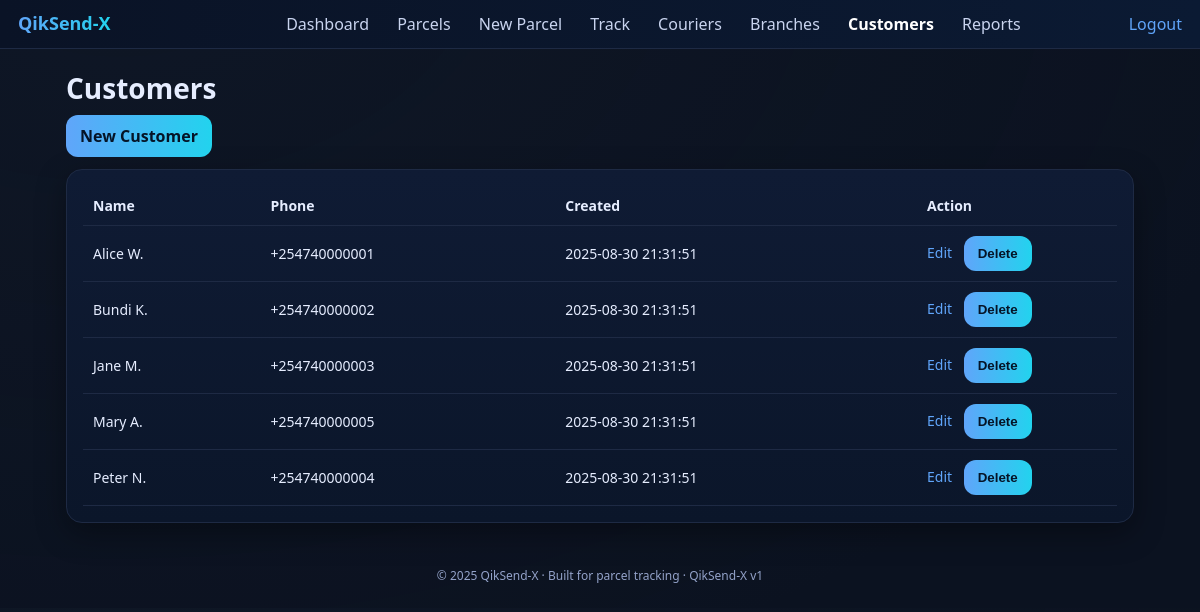
Page /customers (signed in) on the committed database.
### app.py (models this page shows)
class Customer(db.Model):
    id = db.Column(db.Integer, primary_key=True)
    name = db.Column(db.String(120), nullable=False)
    phone = db.Column(db.String(50), nullable=False)
    created_at = db.Column(db.String(32), default=lambda: now_str())

### app.py (the view)
@app.route("/customers")
@login_required
def customers():
    return render_template("customers.html", customers=Customer.query.order_by(Customer.name).all())

### app.py (called while the page is built)
def login_required(f):
    @wraps(f)
    def wrapper(*args, **kwargs):
        if not session.get("user"):
            return redirect(url_for("login"))
        return f(*args, **kwargs)
    return wrapper

### templates/customers.html (shortened to what this page needs)
{% extends "base.html" %}
{% block content %}
<h1 class="h1">Customers</h1>
<div style="margin-bottom:12px">
  <a class="btn" href="{{ url_for('new_customer') }}">New Customer</a>
</div>
<div class="card">
  <table class="table">
    <thead>
      <tr><th>Name</th><th>Phone</th><th>Created</th><th style="width:200px">Action</th></tr>
    </thead>
    <tbody>
      {% for c in customers %}
      <tr>
        <td>{{ c.name }}</td>
        <td>{{ c.phone }}</td>
        <td>{{ c.created_at }}</td>
        <td>
          <a href="{{ url_for('edit_customer', id=c.id) }}">Edit</a>
          <form method="post" action="{{ url_for('delete_customer', id=c.id) }}"
                style="display:inline;margin-left:8px"
                onsubmit="return confirm('Delete this customer?');">
            <button class="btn btn-small danger" type="submit">Delete</button>
          </form>
        </td>
      </tr>
      {% else %}
      <tr><td colspan="4" class="muted">No customers yet.</td></tr>
      {% endfor %}
    </tbody>
  </table>
</div>
{% endblock %}

### templates/base.html (shortened to what this page needs)
<!doctype html>
<html lang="en">
<head>
  <link rel="stylesheet" href="{{ url_for('static', filename='style.css') }}">
</head>
<body>
  <header class="navbar">
    <div style="display:flex;align-items:center;gap:10px">
      <img src="{{ url_for('static', filename='brand.svg') }}" alt="QikSend-X" height="24">
    </div>
    <nav class="menu">
      {% if session.get('user') %}
        <a href="{{ url_for('dashboard') }}" class="{% if request.path=='/' %}active{% endif %}">Dashboard</a>
        <a href="{{ url_for('parcels') }}" class="{% if request.path.startswith('/parcels') and request.path!='/parcels/new' %}active{% endif %}">Parcels</a>
        <a href="{{ url_for('new_parcel') }}" class="{% if request.path=='/parcels/new' %}active{% endif %}">New Parcel</a>
        <a href="{{ url_for('track') }}" class="{% if request.path.startswith('/track') %}active{% endif %}">Track</a>
        <a href="{{ url_for('couriers') }}" class="{% if request.path.startswith('/couriers') %}active{% endif %}">Couriers</a>
        <a href="{{ url_for('branches') }}" class="{% if request.path.startswith('/branches') %}active{% endif %}">Branches</a>
        <a href="{{ url_for('customers') }}" class="{% if request.path.startswith('/customers') %}active{% endif %}">Customers</a>
        <a href="{{ url_for('reports') }}" class="{% if request.path.startswith('/reports') %}active{% endif %}">Reports</a>
      {% else %}
        <a href="{{ url_for('track') }}" class="{% if request.path.startswith('/track') %}active{% endif %}">Track</a>
      {% endif %}
    </nav>
    <div>
      {% if session.get('user') %}
        <a href="{{ url_for('logout') }}">Logout</a>
      {% else %}
        <a href="{{ url_for('login') }}">Login</a>
      {% endif %}
    </div>
  </header>
  <main class="container">
    {% block content %}{% endblock %}
  </main>
  <div class="footer">© 2025 QikSend-X · Built for parcel tracking · <span class="muted">QikSend-X v1</span></div>
</body>
</html>

### static/style.css (style rules this page uses)
:root { --bg:#0b1220;--panel:#0f1b34;--line:#1e2a44;--text:#e6edff;--brand:#60a5fa;--brand2:#22d3ee }
* { box-sizing:border-box }
body { margin:0;background:radial-gradient(1200px 800px at 10% -10%, #1e293b33, transparent),var(--bg);color:var(--text);font-family:system-ui,-apple-system,Segoe UI,Roboto,Arial }
a { color:var(--brand);text-decoration:none }
.navbar { position:sticky;top:0;z-index:10;background:linear-gradient(90deg,#0a1326,#0b1a33);border-bottom:1px solid var(--line);display:flex;align-items:center;justify-content:space-between;padding:12px 18px }
.menu a { margin:0 12px;color:#c9d4ef }
.menu a.active { color:#fff;font-weight:600 }
.container { max-width:1100px;margin:20px auto;padding:0 16px }
.card { background:linear-gradient(180deg,#0f1b34,#0b162a);border:1px solid var(--line);border-radius:16px;padding:16px;box-shadow:0 10px 30px rgba(0,0,0,.35) }
.h1 { font-size:28px;margin:10px 0 8px }
.table { width:100%;border-collapse:collapse }
.table th,.table td { padding:10px;border-bottom:1px solid var(--line);font-size:14px;text-align:left }
.btn { display:inline-block;padding:10px 14px;border-radius:12px;border:0;cursor:pointer;font-weight:700;color:#051427;background:linear-gradient(90deg,var(--brand),var(--brand2)) }
.footer { color:#93a2c9;font-size:12px;text-align:center;padding:24px }

### rows in the picture
Customer: name "Alice W.", phone "+254740000001", created_at "2025-08-30 21:31:51"
Customer: name "Bundi K.", phone "+254740000002", created_at "2025-08-30 21:31:51"
Customer: name "Jane M.", phone "+254740000003", created_at "2025-08-30 21:31:51"
Customer: name "Mary A.", phone "+254740000005", created_at "2025-08-30 21:31:51"
Customer: name "Peter N.", phone "+254740000004", created_at "2025-08-30 21:31:51"
